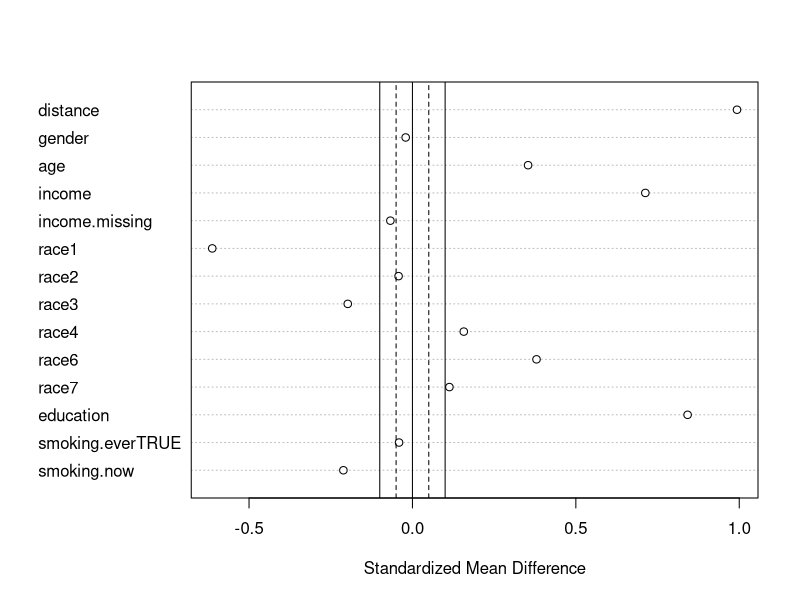

Recreate this plot in R.
# Following Example 8

library("MatchIt")
library(tidyverse)

fish <- read_csv("nhanes_fish.csv")

fish_clean <- fish %>%
  mutate(high_fish = ifelse(fish.level == "high", 1, 0)) %>%
  mutate(race = as.factor(race)) %>%
  select(high_fish, gender, age, income, income.missing, race, education,
         smoking.ever, smoking.now)

model <- glm(high_fish ~ ., data = fish_clean, family = "binomial")
eps <- predict(model, type = "response")
lps <- predict(model)


m.out0 <- matchit(high_fish ~ gender + age + income + income.missing + race +
                    education + smoking.ever + smoking.now, data = fish_clean,
                  method = NULL, distance = "glm")

summary(m.out0)
plot(summary(m.out0), abs = F)


m.out1 <- matchit(high_fish ~ gender + age + income + income.missing + race +
                    education + smoking.ever + smoking.now, data = fish_clean,
                  estimand = "ATT", 
                  method = "nearest", distance = lps)
summary(m.out1)
